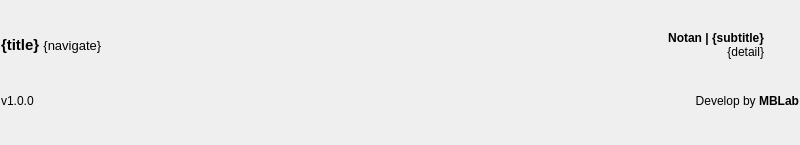
<?xml version="1.0" encoding="UTF-8"?>
<ui version="4.0">
 <class>Main</class>
 <widget class="QWidget" name="Main">
  <property name="geometry">
   <rect>
    <x>0</x>
    <y>0</y>
    <width>800</width>
    <height>145</height>
   </rect>
  </property>
  <property name="minimumSize">
   <size>
    <width>800</width>
    <height>0</height>
   </size>
  </property>
  <property name="windowTitle">
   <string>MBLab Manager</string>
  </property>
  <layout class="QVBoxLayout" name="Project_layout">
   <property name="spacing">
    <number>0</number>
   </property>
   <property name="leftMargin">
    <number>0</number>
   </property>
   <property name="topMargin">
    <number>0</number>
   </property>
   <property name="rightMargin">
    <number>0</number>
   </property>
   <property name="bottomMargin">
    <number>0</number>
   </property>
   <item>
    <widget class="QWidget" name="main_widget" native="true">
     <layout class="QVBoxLayout" name="main_layout">
      <property name="spacing">
       <number>0</number>
      </property>
      <property name="leftMargin">
       <number>1</number>
      </property>
      <property name="topMargin">
       <number>1</number>
      </property>
      <property name="rightMargin">
       <number>1</number>
      </property>
      <property name="bottomMargin">
       <number>10</number>
      </property>
      <item>
       <widget class="QWidget" name="head_widget" native="true">
        <property name="sizePolicy">
         <sizepolicy hsizetype="Preferred" vsizetype="Fixed">
          <horstretch>0</horstretch>
          <verstretch>0</verstretch>
         </sizepolicy>
        </property>
        <layout class="QHBoxLayout" name="head_layout">
         <property name="spacing">
          <number>5</number>
         </property>
         <property name="leftMargin">
          <number>0</number>
         </property>
         <property name="topMargin">
          <number>5</number>
         </property>
         <property name="rightMargin">
          <number>0</number>
         </property>
         <property name="bottomMargin">
          <number>5</number>
         </property>
         <item>
          <widget class="QLabel" name="navigate">
           <property name="sizePolicy">
            <sizepolicy hsizetype="Preferred" vsizetype="Fixed">
             <horstretch>0</horstretch>
             <verstretch>0</verstretch>
            </sizepolicy>
           </property>
           <property name="text">
            <string>&lt;html&gt;&lt;head/&gt;&lt;body&gt;&lt;p&gt;&lt;span style=&quot; font-size:11pt; font-weight:600;&quot;&gt;{title} &lt;/span&gt;&lt;span style=&quot; font-size:10pt;&quot;&gt;{navigate}&lt;/span&gt;&lt;/p&gt;&lt;/body&gt;&lt;/html&gt;</string>
           </property>
           <property name="alignment">
            <set>Qt::AlignLeading|Qt::AlignLeft|Qt::AlignVCenter</set>
           </property>
          </widget>
         </item>
         <item>
          <widget class="QLabel" name="project_label">
           <property name="sizePolicy">
            <sizepolicy hsizetype="Fixed" vsizetype="Preferred">
             <horstretch>0</horstretch>
             <verstretch>0</verstretch>
            </sizepolicy>
           </property>
           <property name="text">
            <string>&lt;html&gt;&lt;head/&gt;&lt;body&gt;&lt;p align=&quot;right&quot;&gt;&lt;span style=&quot; font-size:9pt; font-weight:600;&quot;&gt;Notan | {subtitle}&lt;/span&gt;&lt;span style=&quot; font-size:9pt;&quot;&gt;&lt;br/&gt;{detail}&lt;/span&gt;&lt;/p&gt;&lt;/body&gt;&lt;/html&gt;</string>
           </property>
          </widget>
         </item>
         <item>
          <widget class="QPushButton" name="set_project">
           <property name="sizePolicy">
            <sizepolicy hsizetype="Fixed" vsizetype="Fixed">
             <horstretch>0</horstretch>
             <verstretch>0</verstretch>
            </sizepolicy>
           </property>
           <property name="maximumSize">
            <size>
             <width>30</width>
             <height>30</height>
            </size>
           </property>
           <property name="cursor">
            <cursorShape>PointingHandCursor</cursorShape>
           </property>
           <property name="toolTip">
            <string>Click to set the project</string>
           </property>
           <property name="styleSheet">
            <string notr="true">padding:0;</string>
           </property>
           <property name="text">
            <string/>
           </property>
           <property name="icon">
            <iconset resource="../resources/resources.qrc">
             <normaloff>:/icons/folder_project.ico</normaloff>:/icons/folder_project.ico</iconset>
           </property>
           <property name="iconSize">
            <size>
             <width>35</width>
             <height>35</height>
            </size>
           </property>
           <property name="flat">
            <bool>true</bool>
           </property>
          </widget>
         </item>
        </layout>
       </widget>
      </item>
      <item>
       <widget class="QWidget" name="footer_widget" native="true">
        <property name="sizePolicy">
         <sizepolicy hsizetype="Preferred" vsizetype="Fixed">
          <horstretch>0</horstretch>
          <verstretch>0</verstretch>
         </sizepolicy>
        </property>
        <layout class="QHBoxLayout" name="footer_layout_2">
         <property name="spacing">
          <number>7</number>
         </property>
         <property name="leftMargin">
          <number>0</number>
         </property>
         <property name="topMargin">
          <number>5</number>
         </property>
         <property name="rightMargin">
          <number>0</number>
         </property>
         <property name="bottomMargin">
          <number>0</number>
         </property>
         <item>
          <widget class="QLabel" name="version">
           <property name="sizePolicy">
            <sizepolicy hsizetype="Preferred" vsizetype="Fixed">
             <horstretch>0</horstretch>
             <verstretch>0</verstretch>
            </sizepolicy>
           </property>
           <property name="styleSheet">
            <string notr="true"/>
           </property>
           <property name="text">
            <string>v1.0.0</string>
           </property>
           <property name="alignment">
            <set>Qt::AlignLeading|Qt::AlignLeft|Qt::AlignVCenter</set>
           </property>
          </widget>
         </item>
         <item>
          <widget class="QLabel" name="develop_by">
           <property name="sizePolicy">
            <sizepolicy hsizetype="Fixed" vsizetype="Fixed">
             <horstretch>0</horstretch>
             <verstretch>0</verstretch>
            </sizepolicy>
           </property>
           <property name="minimumSize">
            <size>
             <width>3</width>
             <height>0</height>
            </size>
           </property>
           <property name="text">
            <string>&lt;html&gt;&lt;head/&gt;&lt;body&gt;&lt;p&gt;Develop by &lt;span style=&quot; font-size:9pt; font-weight:600;&quot;&gt;MBLab&lt;/span&gt;&lt;/p&gt;&lt;/body&gt;&lt;/html&gt;</string>
           </property>
           <property name="alignment">
            <set>Qt::AlignRight|Qt::AlignTrailing|Qt::AlignVCenter</set>
           </property>
          </widget>
         </item>
        </layout>
       </widget>
      </item>
     </layout>
    </widget>
   </item>
  </layout>
 </widget>
 <resources>
  <include location="../resources/resources.qrc"/>
 </resources>
 <connections/>
</ui>
